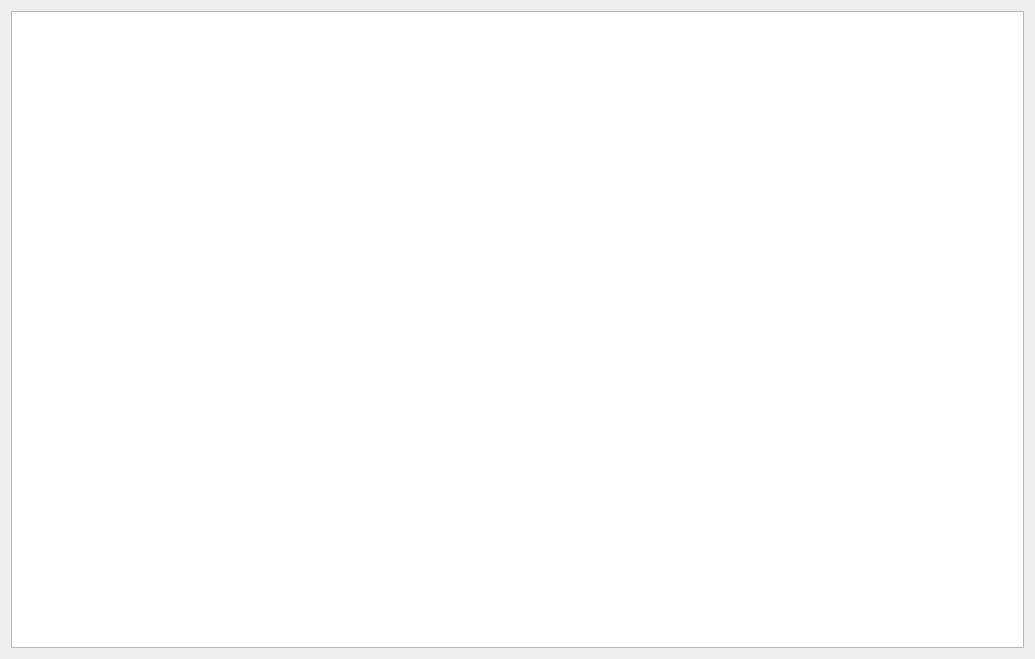
<?xml version="1.0" encoding="UTF-8"?>
<ui version="4.0">
 <class>AdvertisingInformationWindow</class>
 <widget class="QWidget" name="AdvertisingInformationWindow">
  <property name="geometry">
   <rect>
    <x>0</x>
    <y>0</y>
    <width>1035</width>
    <height>659</height>
   </rect>
  </property>
  <property name="windowTitle">
   <string>Form</string>
  </property>
  <layout class="QVBoxLayout" name="verticalLayout_2">
   <item>
    <layout class="QVBoxLayout" name="verticalLayout">
     <item>
      <widget class="QTableWidget" name="advertisingTableWidget">
       <property name="font">
        <font>
         <pointsize>9</pointsize>
        </font>
       </property>
      </widget>
     </item>
    </layout>
   </item>
  </layout>
 </widget>
 <resources/>
 <connections/>
</ui>
